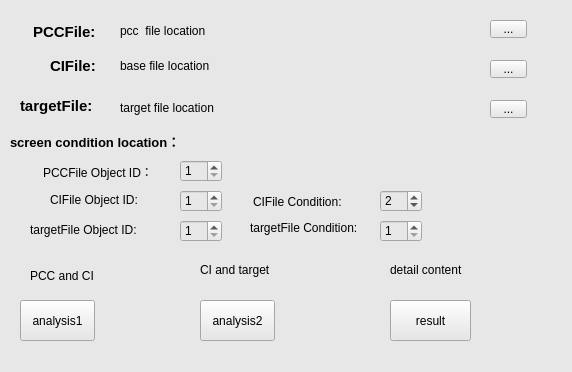
<?xml version="1.0" encoding="UTF-8"?>
<ui version="4.0">
 <class>Form</class>
 <widget class="QWidget" name="Form">
  <property name="geometry">
   <rect>
    <x>0</x>
    <y>0</y>
    <width>572</width>
    <height>372</height>
   </rect>
  </property>
  <property name="windowTitle">
   <string>flie analysis v1.0 humorliang@163.com</string>
  </property>
  <property name="styleSheet">
   <string notr="true">background-color: rgb(231, 231, 231);</string>
  </property>
  <widget class="QLabel" name="label">
   <property name="geometry">
    <rect>
     <x>50</x>
     <y>50</y>
     <width>51</width>
     <height>31</height>
    </rect>
   </property>
   <property name="font">
    <font>
     <family>Arial</family>
     <pointsize>11</pointsize>
     <weight>75</weight>
     <bold>true</bold>
    </font>
   </property>
   <property name="text">
    <string>CIFile:</string>
   </property>
  </widget>
  <widget class="QLabel" name="label_2">
   <property name="geometry">
    <rect>
     <x>20</x>
     <y>90</y>
     <width>71</width>
     <height>31</height>
    </rect>
   </property>
   <property name="font">
    <font>
     <family>Arial</family>
     <pointsize>11</pointsize>
     <weight>75</weight>
     <bold>true</bold>
    </font>
   </property>
   <property name="text">
    <string>targetFile:</string>
   </property>
  </widget>
  <widget class="QLabel" name="label_4">
   <property name="geometry">
    <rect>
     <x>120</x>
     <y>55</y>
     <width>341</width>
     <height>21</height>
    </rect>
   </property>
   <property name="text">
    <string>base file location</string>
   </property>
  </widget>
  <widget class="QLabel" name="label_5">
   <property name="geometry">
    <rect>
     <x>120</x>
     <y>100</y>
     <width>351</width>
     <height>16</height>
    </rect>
   </property>
   <property name="text">
    <string>target file location</string>
   </property>
  </widget>
  <widget class="QToolButton" name="toolButton">
   <property name="geometry">
    <rect>
     <x>490</x>
     <y>60</y>
     <width>37</width>
     <height>18</height>
    </rect>
   </property>
   <property name="text">
    <string>...</string>
   </property>
  </widget>
  <widget class="QToolButton" name="toolButton_2">
   <property name="geometry">
    <rect>
     <x>490</x>
     <y>100</y>
     <width>37</width>
     <height>18</height>
    </rect>
   </property>
   <property name="text">
    <string>...</string>
   </property>
  </widget>
  <widget class="QPushButton" name="pushButton">
   <property name="geometry">
    <rect>
     <x>200</x>
     <y>300</y>
     <width>75</width>
     <height>41</height>
    </rect>
   </property>
   <property name="text">
    <string>analysis2</string>
   </property>
  </widget>
  <widget class="QLabel" name="label_3">
   <property name="geometry">
    <rect>
     <x>33</x>
     <y>21</y>
     <width>61</width>
     <height>21</height>
    </rect>
   </property>
   <property name="font">
    <font>
     <family>Arial</family>
     <pointsize>11</pointsize>
     <weight>75</weight>
     <bold>true</bold>
    </font>
   </property>
   <property name="text">
    <string>PCCFile:</string>
   </property>
  </widget>
  <widget class="QLabel" name="label_6">
   <property name="geometry">
    <rect>
     <x>120</x>
     <y>20</y>
     <width>361</width>
     <height>21</height>
    </rect>
   </property>
   <property name="text">
    <string>pcc  file location</string>
   </property>
  </widget>
  <widget class="QToolButton" name="toolButton_3">
   <property name="geometry">
    <rect>
     <x>490</x>
     <y>20</y>
     <width>37</width>
     <height>18</height>
    </rect>
   </property>
   <property name="text">
    <string>...</string>
   </property>
  </widget>
  <widget class="QLabel" name="label_7">
   <property name="geometry">
    <rect>
     <x>30</x>
     <y>260</y>
     <width>71</width>
     <height>31</height>
    </rect>
   </property>
   <property name="text">
    <string>PCC and CI</string>
   </property>
  </widget>
  <widget class="QLabel" name="label_8">
   <property name="geometry">
    <rect>
     <x>200</x>
     <y>260</y>
     <width>81</width>
     <height>20</height>
    </rect>
   </property>
   <property name="text">
    <string>CI and target</string>
   </property>
  </widget>
  <widget class="QPushButton" name="pushButton_2">
   <property name="geometry">
    <rect>
     <x>20</x>
     <y>300</y>
     <width>75</width>
     <height>41</height>
    </rect>
   </property>
   <property name="font">
    <font>
     <pointsize>9</pointsize>
     <weight>50</weight>
     <bold>false</bold>
    </font>
   </property>
   <property name="text">
    <string>analysis1</string>
   </property>
  </widget>
  <widget class="QLabel" name="label_9">
   <property name="geometry">
    <rect>
     <x>390</x>
     <y>260</y>
     <width>91</width>
     <height>20</height>
    </rect>
   </property>
   <property name="text">
    <string>detail content</string>
   </property>
  </widget>
  <widget class="QPushButton" name="pushButton_3">
   <property name="geometry">
    <rect>
     <x>390</x>
     <y>300</y>
     <width>81</width>
     <height>41</height>
    </rect>
   </property>
   <property name="text">
    <string>result</string>
   </property>
  </widget>
  <widget class="QSpinBox" name="spinBox">
   <property name="geometry">
    <rect>
     <x>180</x>
     <y>160</y>
     <width>42</width>
     <height>22</height>
    </rect>
   </property>
   <property name="minimum">
    <number>1</number>
   </property>
  </widget>
  <widget class="QLabel" name="label_10">
   <property name="geometry">
    <rect>
     <x>10</x>
     <y>130</y>
     <width>221</width>
     <height>21</height>
    </rect>
   </property>
   <property name="font">
    <font>
     <pointsize>10</pointsize>
     <weight>75</weight>
     <bold>true</bold>
    </font>
   </property>
   <property name="text">
    <string>screen condition location： </string>
   </property>
  </widget>
  <widget class="QLabel" name="label_11">
   <property name="geometry">
    <rect>
     <x>43</x>
     <y>161</y>
     <width>131</width>
     <height>21</height>
    </rect>
   </property>
   <property name="text">
    <string>PCCFile Object ID：</string>
   </property>
  </widget>
  <widget class="QLabel" name="label_12">
   <property name="geometry">
    <rect>
     <x>50</x>
     <y>190</y>
     <width>111</width>
     <height>20</height>
    </rect>
   </property>
   <property name="text">
    <string>CIFile Object ID:</string>
   </property>
  </widget>
  <widget class="QLabel" name="label_13">
   <property name="geometry">
    <rect>
     <x>30</x>
     <y>220</y>
     <width>131</width>
     <height>20</height>
    </rect>
   </property>
   <property name="text">
    <string>targetFile Object ID:</string>
   </property>
  </widget>
  <widget class="QSpinBox" name="spinBox_2">
   <property name="geometry">
    <rect>
     <x>180</x>
     <y>190</y>
     <width>42</width>
     <height>22</height>
    </rect>
   </property>
   <property name="minimum">
    <number>1</number>
   </property>
   <property name="value">
    <number>1</number>
   </property>
  </widget>
  <widget class="QSpinBox" name="spinBox_3">
   <property name="geometry">
    <rect>
     <x>180</x>
     <y>220</y>
     <width>42</width>
     <height>22</height>
    </rect>
   </property>
   <property name="minimum">
    <number>1</number>
   </property>
  </widget>
  <widget class="QLabel" name="label_14">
   <property name="geometry">
    <rect>
     <x>253</x>
     <y>192</y>
     <width>111</width>
     <height>20</height>
    </rect>
   </property>
   <property name="text">
    <string>CIFile Condition:</string>
   </property>
  </widget>
  <widget class="QSpinBox" name="spinBox_4">
   <property name="geometry">
    <rect>
     <x>380</x>
     <y>190</y>
     <width>42</width>
     <height>22</height>
    </rect>
   </property>
   <property name="minimum">
    <number>1</number>
   </property>
   <property name="value">
    <number>2</number>
   </property>
  </widget>
  <widget class="QLabel" name="label_15">
   <property name="geometry">
    <rect>
     <x>250</x>
     <y>220</y>
     <width>131</width>
     <height>16</height>
    </rect>
   </property>
   <property name="text">
    <string>targetFile Condition:</string>
   </property>
  </widget>
  <widget class="QSpinBox" name="spinBox_5">
   <property name="geometry">
    <rect>
     <x>380</x>
     <y>220</y>
     <width>42</width>
     <height>22</height>
    </rect>
   </property>
   <property name="minimum">
    <number>1</number>
   </property>
  </widget>
 </widget>
 <resources/>
 <connections/>
</ui>
